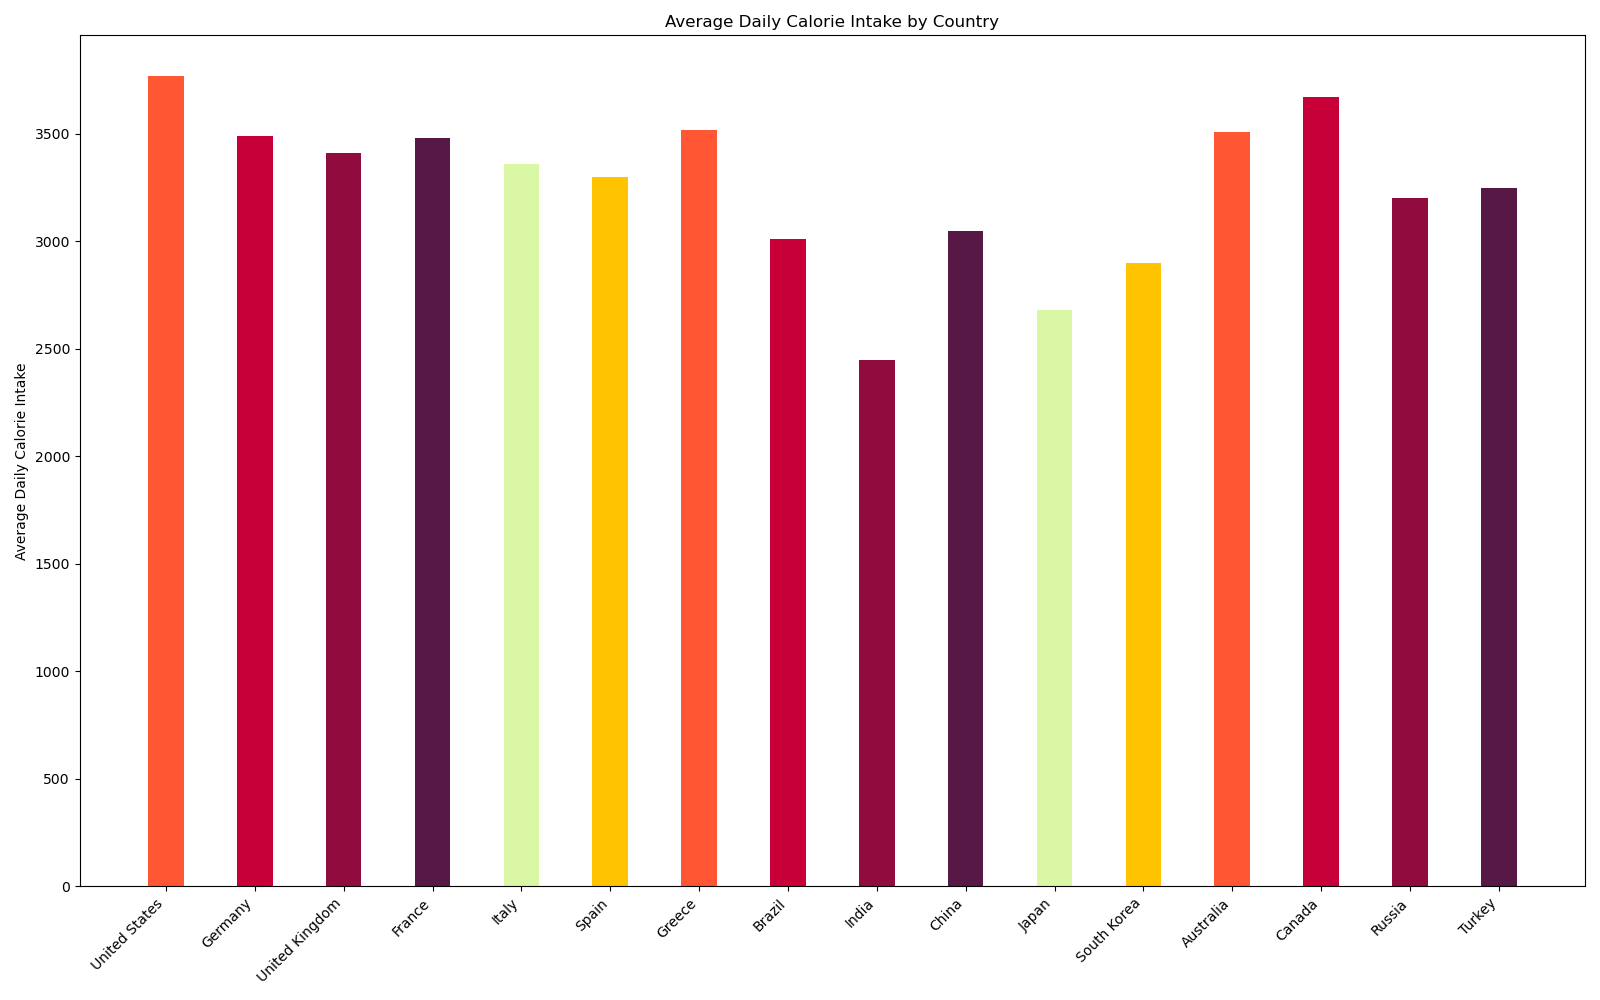

Reproduce this figure in Python.

import matplotlib.pyplot as plt

# Data from the table above
countries = [
    'United States', 'Germany', 'United Kingdom', 'France', 'Italy', 
    'Spain', 'Greece', 'Brazil', 'India', 'China', 'Japan', 
    'South Korea', 'Australia', 'Canada', 'Russia', 'Turkey'
]

average_daily_calories = [
    3770, 3490, 3410, 3480, 3360, 3300, 3520, 3010, 2450, 3050, 
    2680, 2900, 3510, 3670, 3200, 3250
]

# Modify the color scheme, width of bars, and size of the chart
colors = [
    '#FF5733', '#C70039', '#900C3F', '#581845', '#DAF7A6', 
    '#FFC300', '#FF5733', '#C70039', '#900C3F', '#581845', 
    '#DAF7A6', '#FFC300', '#FF5733', '#C70039', '#900C3F', '#581845'
]

# Set the figure size for better clarity or visual appeal
plt.figure(figsize=(16, 10))

# Change the direction of the chart from horizontal to vertical
plt.bar(countries, average_daily_calories, color=colors, width=0.4)

# Rotate x-axis labels for better readability
plt.xticks(rotation=45, ha='right')

# Add labels and title to the chart
plt.ylabel('Average Daily Calorie Intake')
plt.title('Average Daily Calorie Intake by Country')

# Display the chart
plt.tight_layout()  # Adjust layout to fit all labels and title
plt.show()
